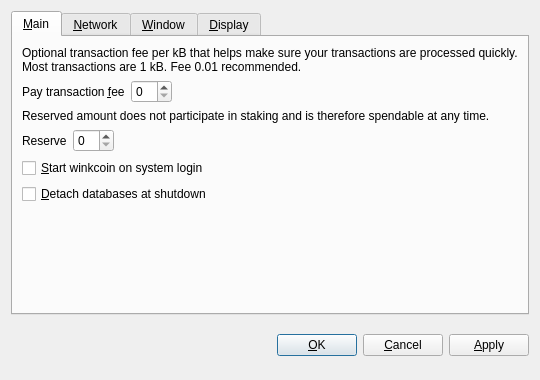
<?xml version="1.0" encoding="UTF-8"?>
<ui version="4.0">
 <class>OptionsDialog</class>
 <widget class="QDialog" name="OptionsDialog">
  <property name="geometry">
   <rect>
    <x>0</x>
    <y>0</y>
    <width>540</width>
    <height>380</height>
   </rect>
  </property>
  <property name="windowTitle">
   <string>Options</string>
  </property>
  <property name="modal">
   <bool>true</bool>
  </property>
  <layout class="QVBoxLayout" name="verticalLayout">
   <item>
    <widget class="QTabWidget" name="tabWidget">
     <property name="tabPosition">
      <enum>QTabWidget::North</enum>
     </property>
     <property name="currentIndex">
      <number>0</number>
     </property>
     <widget class="QWidget" name="tabMain">
      <attribute name="title">
       <string>&amp;Main</string>
      </attribute>
      <layout class="QVBoxLayout" name="verticalLayout_Main">
       <item>
        <widget class="QLabel" name="transactionFeeInfoLabel">
         <property name="text">
          <string>Optional transaction fee per kB that helps make sure your transactions are processed quickly. Most transactions are 1 kB. Fee 0.01 recommended.</string>
         </property>
         <property name="textFormat">
          <enum>Qt::PlainText</enum>
         </property>
         <property name="wordWrap">
          <bool>true</bool>
         </property>
        </widget>
       </item>
       <item>
        <layout class="QHBoxLayout" name="horizontalLayoutFee">
         <item>
          <widget class="QLabel" name="transactionFeeLabel">
           <property name="text">
            <string>Pay transaction &amp;fee</string>
           </property>
           <property name="textFormat">
            <enum>Qt::PlainText</enum>
           </property>
           <property name="buddy">
            <cstring>transactionFee</cstring>
           </property>
          </widget>
         </item>
         <item>
          <widget class="BitcoinAmountField" name="transactionFee"/>
         </item>
         <item>
          <spacer name="horizontalSpacerFee">
           <property name="orientation">
            <enum>Qt::Horizontal</enum>
           </property>
           <property name="sizeHint" stdset="0">
            <size>
             <width>40</width>
             <height>20</height>
            </size>
           </property>
          </spacer>
         </item>
        </layout>
       </item>
       <item>
        <widget class="QLabel" name="reserveBalanceInfoLabel">
         <property name="text">
          <string>Reserved amount does not participate in staking and is therefore spendable at any time.</string>
         </property>
         <property name="textFormat">
          <enum>Qt::PlainText</enum>
         </property>
         <property name="wordWrap">
          <bool>true</bool>
         </property>
        </widget>
       </item>
       <item>
        <layout class="QHBoxLayout" name="horizontalLayoutReserveBalance">
         <item>
          <widget class="QLabel" name="reserveBalanceLabel">
           <property name="text">
            <string>Reserve</string>
           </property>
           <property name="textFormat">
            <enum>Qt::PlainText</enum>
           </property>
           <property name="buddy">
            <cstring>reserveBalance</cstring>
           </property>
          </widget>
         </item>
         <item>
          <widget class="BitcoinAmountField" name="reserveBalance"/>
         </item>
         <item>
          <spacer name="horizontalSpacerReserveBalance">
           <property name="orientation">
            <enum>Qt::Horizontal</enum>
           </property>
           <property name="sizeHint" stdset="0">
            <size>
             <width>40</width>
             <height>20</height>
            </size>
           </property>
          </spacer>
         </item>
        </layout>
       </item>
       <item>
        <widget class="QCheckBox" name="bitcoinAtStartup">
         <property name="toolTip">
          <string>Automatically start winkcoin after logging in to the system.</string>
         </property>
         <property name="text">
          <string>&amp;Start winkcoin on system login</string>
         </property>
        </widget>
       </item>
       <item>
        <widget class="QCheckBox" name="detachDatabases">
         <property name="toolTip">
          <string>Detach block and address databases at shutdown. This means they can be moved to another data directory, but it slows down shutdown. The wallet is always detached.</string>
         </property>
         <property name="text">
          <string>&amp;Detach databases at shutdown</string>
         </property>
        </widget>
       </item>
       <item>
        <spacer name="verticalSpacer_Main">
         <property name="orientation">
          <enum>Qt::Vertical</enum>
         </property>
         <property name="sizeHint" stdset="0">
          <size>
           <width>20</width>
           <height>40</height>
          </size>
         </property>
        </spacer>
       </item>
      </layout>
     </widget>
     <widget class="QWidget" name="tabNetwork">
      <attribute name="title">
       <string>&amp;Network</string>
      </attribute>
      <layout class="QVBoxLayout" name="verticalLayout_Network">
       <item>
        <widget class="QCheckBox" name="mapPortUpnp">
         <property name="toolTip">
          <string>Automatically open the winkcoin client port on the router. This only works when your router supports UPnP and it is enabled.</string>
         </property>
         <property name="text">
          <string>Map port using &amp;UPnP</string>
         </property>
        </widget>
       </item>
       <item>
        <widget class="QCheckBox" name="connectSocks">
         <property name="toolTip">
          <string>Connect to the winkcoin network through a SOCKS proxy (e.g. when connecting through Tor).</string>
         </property>
         <property name="text">
          <string>&amp;Connect through SOCKS proxy:</string>
         </property>
        </widget>
       </item>
       <item>
        <layout class="QHBoxLayout" name="horizontalLayout_Network">
         <item>
          <widget class="QLabel" name="proxyIpLabel">
           <property name="text">
            <string>Proxy &amp;IP:</string>
           </property>
           <property name="textFormat">
            <enum>Qt::PlainText</enum>
           </property>
           <property name="buddy">
            <cstring>proxyIp</cstring>
           </property>
          </widget>
         </item>
         <item>
          <widget class="QValidatedLineEdit" name="proxyIp">
           <property name="maximumSize">
            <size>
             <width>140</width>
             <height>16777215</height>
            </size>
           </property>
           <property name="toolTip">
            <string>IP address of the proxy (e.g. 127.0.0.1)</string>
           </property>
          </widget>
         </item>
         <item>
          <widget class="QLabel" name="proxyPortLabel">
           <property name="text">
            <string>&amp;Port:</string>
           </property>
           <property name="textFormat">
            <enum>Qt::PlainText</enum>
           </property>
           <property name="buddy">
            <cstring>proxyPort</cstring>
           </property>
          </widget>
         </item>
         <item>
          <widget class="QLineEdit" name="proxyPort">
           <property name="maximumSize">
            <size>
             <width>55</width>
             <height>16777215</height>
            </size>
           </property>
           <property name="toolTip">
            <string>Port of the proxy (e.g. 9050)</string>
           </property>
          </widget>
         </item>
         <item>
          <widget class="QLabel" name="socksVersionLabel">
           <property name="text">
            <string>SOCKS &amp;Version:</string>
           </property>
           <property name="textFormat">
            <enum>Qt::PlainText</enum>
           </property>
           <property name="buddy">
            <cstring>socksVersion</cstring>
           </property>
          </widget>
         </item>
         <item>
          <widget class="QValueComboBox" name="socksVersion">
           <property name="toolTip">
            <string>SOCKS version of the proxy (e.g. 5)</string>
           </property>
          </widget>
         </item>
         <item>
          <spacer name="horizontalSpacer_Network">
           <property name="orientation">
            <enum>Qt::Horizontal</enum>
           </property>
           <property name="sizeHint" stdset="0">
            <size>
             <width>40</width>
             <height>20</height>
            </size>
           </property>
          </spacer>
         </item>
        </layout>
       </item>
       <item>
        <spacer name="verticalSpacer_Network">
         <property name="orientation">
          <enum>Qt::Vertical</enum>
         </property>
         <property name="sizeHint" stdset="0">
          <size>
           <width>20</width>
           <height>40</height>
          </size>
         </property>
        </spacer>
       </item>
      </layout>
     </widget>
     <widget class="QWidget" name="tabWindow">
      <attribute name="title">
       <string>&amp;Window</string>
      </attribute>
      <layout class="QVBoxLayout" name="verticalLayout_Window">
       <item>
        <widget class="QCheckBox" name="minimizeToTray">
         <property name="toolTip">
          <string>Show only a tray icon after minimizing the window.</string>
         </property>
         <property name="text">
          <string>&amp;Minimize to the tray instead of the taskbar</string>
         </property>
        </widget>
       </item>
       <item>
        <widget class="QCheckBox" name="minimizeOnClose">
         <property name="toolTip">
          <string>Minimize instead of exit the application when the window is closed. When this option is enabled, the application will be closed only after selecting Quit in the menu.</string>
         </property>
         <property name="text">
          <string>M&amp;inimize on close</string>
         </property>
        </widget>
       </item>
       <item>
        <spacer name="verticalSpacer_Window">
         <property name="orientation">
          <enum>Qt::Vertical</enum>
         </property>
         <property name="sizeHint" stdset="0">
          <size>
           <width>20</width>
           <height>40</height>
          </size>
         </property>
        </spacer>
       </item>
      </layout>
     </widget>
     <widget class="QWidget" name="tabDisplay">
      <attribute name="title">
       <string>&amp;Display</string>
      </attribute>
      <layout class="QVBoxLayout" name="verticalLayout_Display">
       <item>
        <layout class="QHBoxLayout" name="horizontalLayout_1_Display">
         <item>
          <widget class="QLabel" name="langLabel">
           <property name="text">
            <string>User Interface &amp;language:</string>
           </property>
           <property name="textFormat">
            <enum>Qt::PlainText</enum>
           </property>
           <property name="buddy">
            <cstring>lang</cstring>
           </property>
          </widget>
         </item>
         <item>
          <widget class="QValueComboBox" name="lang">
           <property name="toolTip">
            <string>The user interface language can be set here. This setting will take effect after restarting winkcoin.</string>
           </property>
          </widget>
         </item>
        </layout>
       </item>
       <item>
        <layout class="QHBoxLayout" name="horizontalLayout_2_Display">
         <item>
          <widget class="QLabel" name="unitLabel">
           <property name="text">
            <string>&amp;Unit to show amounts in:</string>
           </property>
           <property name="textFormat">
            <enum>Qt::PlainText</enum>
           </property>
           <property name="buddy">
            <cstring>unit</cstring>
           </property>
          </widget>
         </item>
         <item>
          <widget class="QValueComboBox" name="unit">
           <property name="toolTip">
            <string>Choose the default subdivision unit to show in the interface and when sending coins.</string>
           </property>
          </widget>
         </item>
        </layout>
       </item>
       <item>
        <widget class="QCheckBox" name="displayAddresses">
         <property name="toolTip">
          <string>Whether to show winkcoin addresses in the transaction list or not.</string>
         </property>
         <property name="text">
          <string>&amp;Display addresses in transaction list</string>
         </property>
        </widget>
       </item>
       <item>
        <widget class="QCheckBox" name="coinControlFeatures">
         <property name="toolTip">
          <string>Whether to show coin control features or not.</string>
         </property>
         <property name="text">
          <string>Display coin &amp;control features (experts only!)</string>
         </property>
        </widget>
       </item>
       <item>
        <spacer name="verticalSpacer_Display">
         <property name="orientation">
          <enum>Qt::Vertical</enum>
         </property>
         <property name="sizeHint" stdset="0">
          <size>
           <width>20</width>
           <height>40</height>
          </size>
         </property>
        </spacer>
       </item>
      </layout>
     </widget>
    </widget>
   </item>
   <item>
    <layout class="QHBoxLayout" name="horizontalLayout_Buttons">
     <item>
      <spacer name="horizontalSpacer_1">
       <property name="orientation">
        <enum>Qt::Horizontal</enum>
       </property>
       <property name="sizeHint" stdset="0">
        <size>
         <width>40</width>
         <height>48</height>
        </size>
       </property>
      </spacer>
     </item>
     <item>
      <widget class="QLabel" name="statusLabel">
       <property name="font">
        <font>
         <weight>75</weight>
         <bold>true</bold>
        </font>
       </property>
       <property name="text">
        <string/>
       </property>
       <property name="textFormat">
        <enum>Qt::PlainText</enum>
       </property>
       <property name="wordWrap">
        <bool>true</bool>
       </property>
      </widget>
     </item>
     <item>
      <spacer name="horizontalSpacer_2">
       <property name="orientation">
        <enum>Qt::Horizontal</enum>
       </property>
       <property name="sizeHint" stdset="0">
        <size>
         <width>40</width>
         <height>48</height>
        </size>
       </property>
      </spacer>
     </item>
     <item>
      <widget class="QPushButton" name="okButton">
       <property name="text">
        <string>&amp;OK</string>
       </property>
      </widget>
     </item>
     <item>
      <widget class="QPushButton" name="cancelButton">
       <property name="text">
        <string>&amp;Cancel</string>
       </property>
       <property name="autoDefault">
        <bool>false</bool>
       </property>
      </widget>
     </item>
     <item>
      <widget class="QPushButton" name="applyButton">
       <property name="text">
        <string>&amp;Apply</string>
       </property>
       <property name="autoDefault">
        <bool>false</bool>
       </property>
      </widget>
     </item>
    </layout>
   </item>
  </layout>
 </widget>
 <customwidgets>
  <customwidget>
   <class>BitcoinAmountField</class>
   <extends>QSpinBox</extends>
   <header>bitcoinamountfield.h</header>
  </customwidget>
  <customwidget>
   <class>QValueComboBox</class>
   <extends>QComboBox</extends>
   <header>qvaluecombobox.h</header>
  </customwidget>
  <customwidget>
   <class>QValidatedLineEdit</class>
   <extends>QLineEdit</extends>
   <header>qvalidatedlineedit.h</header>
  </customwidget>
 </customwidgets>
 <resources/>
 <connections/>
</ui>
